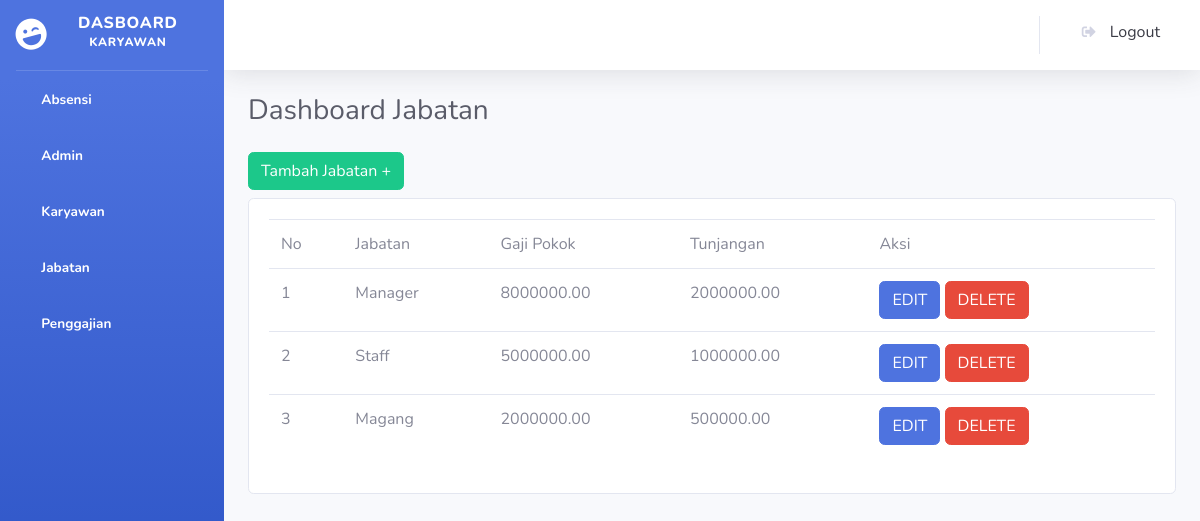
The app's page /petugas/index.php?page=jabatan with its own data.
### tables this page shows
CREATE TABLE `jabatan` (
  `id_jabatan` int NOT NULL,
  `nama_jabatan` varchar(50) DEFAULT NULL,
  `gaji_pokok` decimal(10,2) DEFAULT NULL,
  `tunjangan` decimal(10,2) DEFAULT NULL
);

### petugas/jabatan.php (the view, shortened to what this page needs)
<div class="d-sm-flex align-items-center justify-content-between mb-4">
    <h1 class="h3 mb-0 text-gray-800">Dashboard Jabatan</h1>
</div>
<a href="?page=tambah_jabatan" class="btn btn-success mb-2">Tambah Jabatan +</a>
<div class="card">
<div class="card-body">
    <table class="table">
        <tr>
            <td>No</td>
            <td>Jabatan</td>
            <td>Gaji Pokok</td>
            <td>Tunjangan</td>
            <td>Aksi</td>
        </tr>
        <?php
            $absen = $koneksi->prepare("CALL getJabatan()");
            $absen->execute();
            foreach ($absen->fetchAll() as $no => $data):
        ?>
        <tr>
            <td><?= $no +1?></td>
            <td><?= $data['nama_jabatan'] ?></td>
            <td><?= $data['gaji_pokok'] ?></td>
            <td><?= $data['tunjangan'] ?></td>
            <td>
                <a href="?page=edit_jabatan&id=<?= $data['id_jabatan'] ?>" class="btn btn-primary">EDIT</a>
                <form action="../kontrol/kontrolJabatan.php?aksi=delete" method="post" class="d-inline">
                    <button class="btn btn-danger" onclick="return confirm('Apakah anda yakin ingin menghapus data ini?')">DELETE</button>
                </form>
            </td>
        </tr>
        <?php
            endforeach
        ?>
    </table>
</div>
</div>

### records on screen
jabatan: nama_jabatan "Manager", gaji_pokok "8000000.00", tunjangan "2000000.00"
jabatan: nama_jabatan "Staff", gaji_pokok "5000000.00", tunjangan "1000000.00"
jabatan: nama_jabatan "Magang", gaji_pokok "2000000.00", tunjangan "500000.00"
